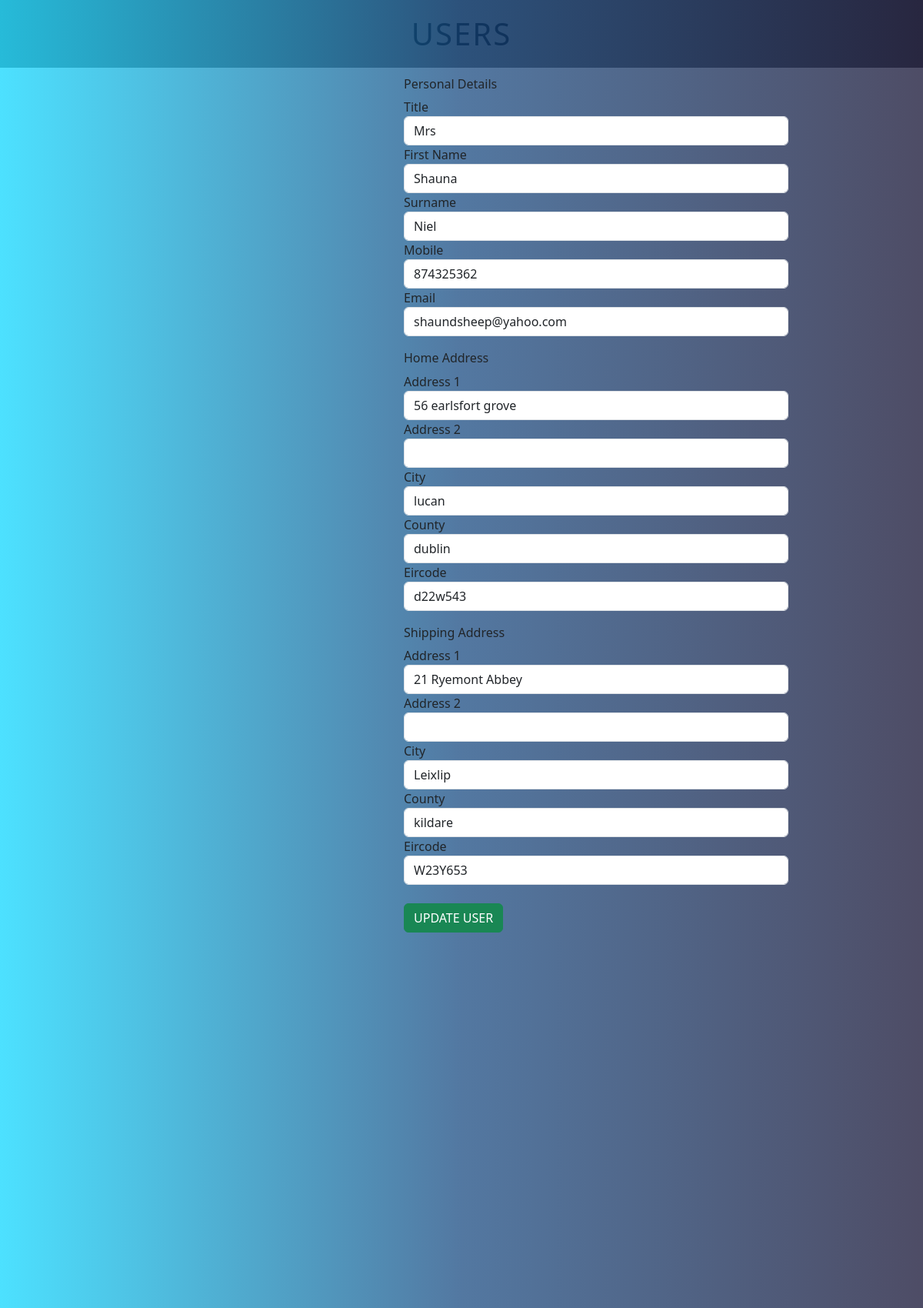
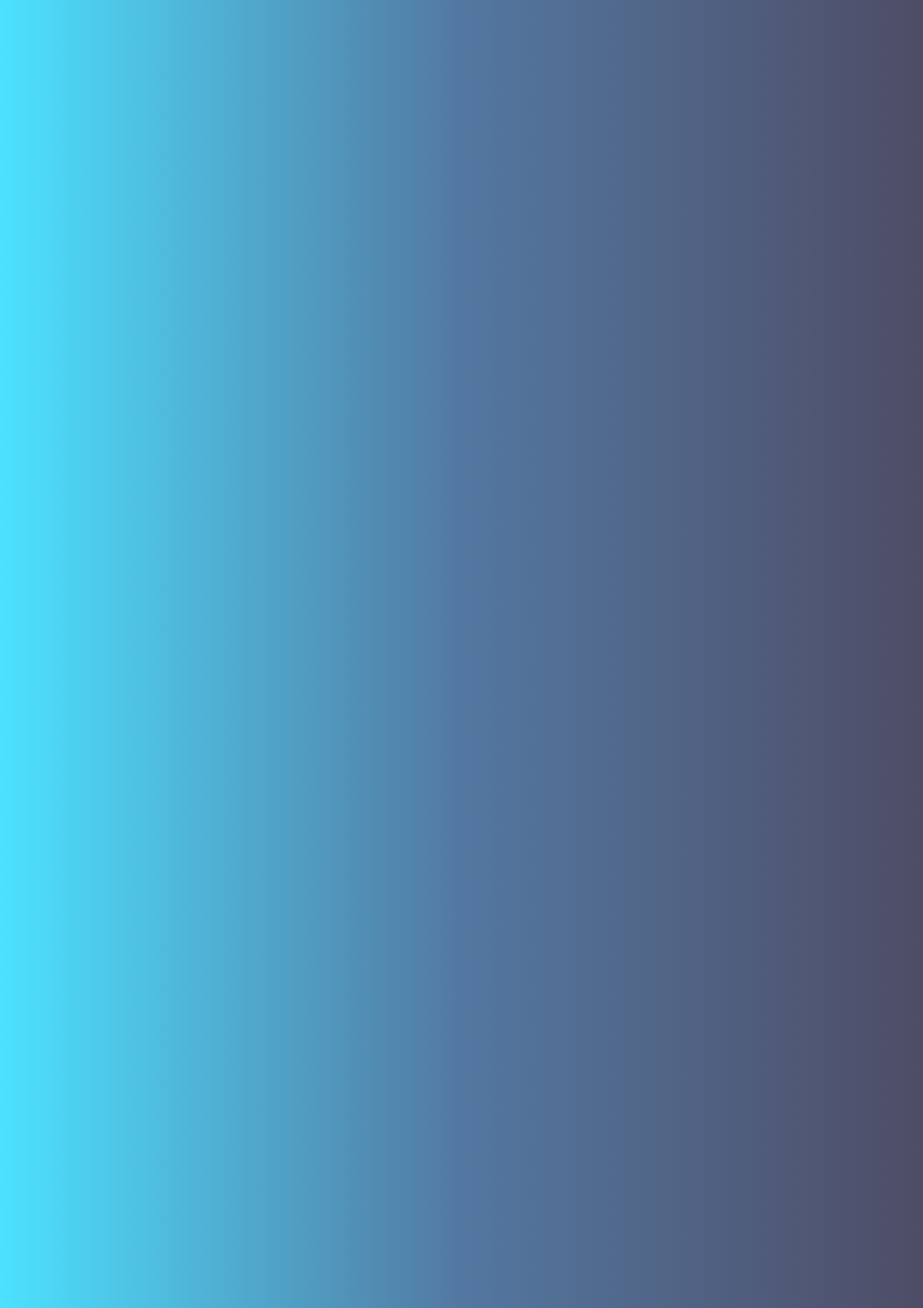
/update_page.php?id=4 (upper part), run on the app's committed database (2 pictures, top to bottom).
### tables this page shows
CREATE TABLE `personal_details` (
  `ID` int(8) NOT NULL,
  `Title` varchar(6) NOT NULL,
  `Firstname` varchar(50) NOT NULL,
  `Surname` varchar(50) NOT NULL,
  `Mobile` int(12) NOT NULL,
  `Email` varchar(50) NOT NULL
);

CREATE TABLE `home_address` (
  `ID` int(8) NOT NULL,
  `Address1` varchar(50) NOT NULL,
  `Address2` varchar(50) NOT NULL,
  `City` varchar(20) NOT NULL,
  `County` varchar(20) NOT NULL,
  `Eircode` varchar(10) NOT NULL
);

CREATE TABLE `shipping_address` (
  `ID` int(8) NOT NULL,
  `Address1` varchar(50) NOT NULL,
  `Address2` varchar(50) NOT NULL,
  `City` varchar(20) NOT NULL,
  `County` varchar(20) NOT NULL,
  `Eircode` varchar(10) NOT NULL
);

### update_page.php (the view, shortened to what this page needs)
<?php include('assignment-04.php'); ?>
<!DOCTYPE html>
<html lang='en'>
    <head>
        <link rel='stylesheet' type='text/css' href='assignment-04.css'>
        <link href="https://cdn.jsdelivr.net/npm/bootstrap@5.3.3/dist/css/bootstrap.min.css" rel="stylesheet">
</head>
<body>
    <div class='background'>
</div>
    <h1 id='pageTitle'>USERS</h1>
<?php
if(isset($_GET['id'])){
    $id = ($_GET['id']);
            $query1 = "SELECT * FROM `personal_details` WHERE ID = '$id'";
            $result1 = mysqli_query($connection, $query1);
            if(!$result1){
                die("Query failed".mysqli_error());
            }
            else{
                $row1 = mysqli_fetch_assoc($result1);
            }
            $query2 = "SELECT * FROM `home_address` WHERE ID = '$id'";
            $result2 = mysqli_query($connection, $query2);
            if(!$result2){
                die("Query failed".mysqli_error());
            }
            else{
                $row2 = mysqli_fetch_assoc($result2);
            }
            $query3 = "SELECT * FROM `shipping_address` WHERE ID = '$id'";
            $result3 = mysqli_query($connection, $query3);
            if(!$result3){
                die("Query failed".mysqli_error());
            }
            else{
                $row3 = mysqli_fetch_assoc($result3);
            }
}
?>
<form class="formcont" action="update_page.php?id_new=<?php echo $id; ?>" method="post">
<h6>Personal Details</h6>
        <div class="form-group">
                <label for="title">Title</label>
                <input type="text" name="title" class="form-control" value="<?php echo $row1['Title'] ?>">
            </div>
            <div class="form-group">
                <label for="fname">First Name</label>
                <input type="text" name="fname" class="form-control" value="<?php echo $row1['Firstname'] ?>">
            </div>
            <div class="form-group">
                <label for="lname">Surname</label>
                <input type="text" name="lname" class="form-control" value="<?php echo $row1['Surname'] ?>">
            </div>
            <div class="form-group">
                <label for="mobile">Mobile</label>
                <input type="text" name="mobile" class="form-control" value="<?php echo $row1['Mobile'] ?>">
            </div>
            <div class="form-group">
                <label for="email">Email</label>
                <input type="text" name="email" class="form-control" value="<?php echo $row1['Email'] ?>">
            </div>
            <h6><br>Home Address</h6>
        <div class="form-group">
                <label for="homeadd1">Address 1</label>
                <input type="text" name="homeadd1" class="form-control" value="<?php echo $row2['Address1'] ?>">
            </div>
            <div class="form-group">
                <label for="homeadd2">Address 2</label>
                <input type="text" name="homeadd2" class="form-control" value="<?php echo $row2['Address2'] ?>">
            </div>
            <div class="form-group">
                <label for="homecity">City</label>
                <input type="text" name="homecity" class="form-control" value="<?php echo $row2['City'] ?>">
            </div>
            <div class="form-group">
                <label for="homecounty">County</label>
                <input type="text" name="homecounty" class="form-control" value="<?php echo $row2['County'] ?>">
            </div>
            <div class="form-group">
                <label for="homeEircode">Eircode</label>
                <input type="text" name="homeEircode" class="form-control" value="<?php echo $row2['Eircode'] ?>">
            </div>
            <h6><br>Shipping Address</h6>
        <div class="form-group">
                <label for="shipadd1">Address 1</label>
                <input type="text" name="shipadd1" class="form-control" value="<?php echo $row3['Address1'] ?>">
            </div>
            <div class="form-group">
                <label for="shipadd2">Address 2</label>
                <input type="text" name="shipadd2" class="form-control" value="<?php echo $row3['Address2'] ?>">
            </div>
            <div class="form-group">
                <label for="shipcity">City</label>
                <input type="text" name="shipcity" class="form-control" value="<?php echo $row3['City'] ?>">
            </div>
            <div class="form-group">
                <label for="shipcounty">County</label>
                <input type="text" name="shipcounty" class="form-control" value="<?php echo $row3['County'] ?>">
            </div>
            <div class="form-group">
                <label for="shipEircode">Eircode</label>
                <input type="text" name="shipEircode" class="form-control" value="<?php echo $row3['Eircode'] ?>">
            </div>
            <br>
            <input type="submit" class="btn btn-success" name="update_user" value="UPDATE USER">
</form>
</body>
</html>

### assignment-04.css (style rules this page uses)
.background { position:absolute; top: 0; left: 0; right: 0; bottom: -800px; z-index: 1; opacity: .7; background: linear-gradient(270deg, rgba(2,0,36,1) 0%, rgba(9,62,121,1) 50%, rgba(0,212,255,1) 100%); }
#pageTitle { text-align: center; background-color: grey; padding: 20px; letter-spacing: 2px; font-weight: 500; }
.formcont { position: absolute; z-index: 1; top: 100px; left: 525px; width: 500px; }

### data on the page
personal_details: title "Mrs", fname "Shauna", lname "Niel", mobile "874325362", email "shaundsheep@yahoo.com"
home_address: homeadd1 "56 earlsfort grove", homecity "lucan", homecounty "dublin", homeEircode "d22w543"
shipping_address: shipadd1 "21 Ryemont Abbey", shipcity "Leixlip", shipcounty "kildare", shipEircode "W23Y653"
